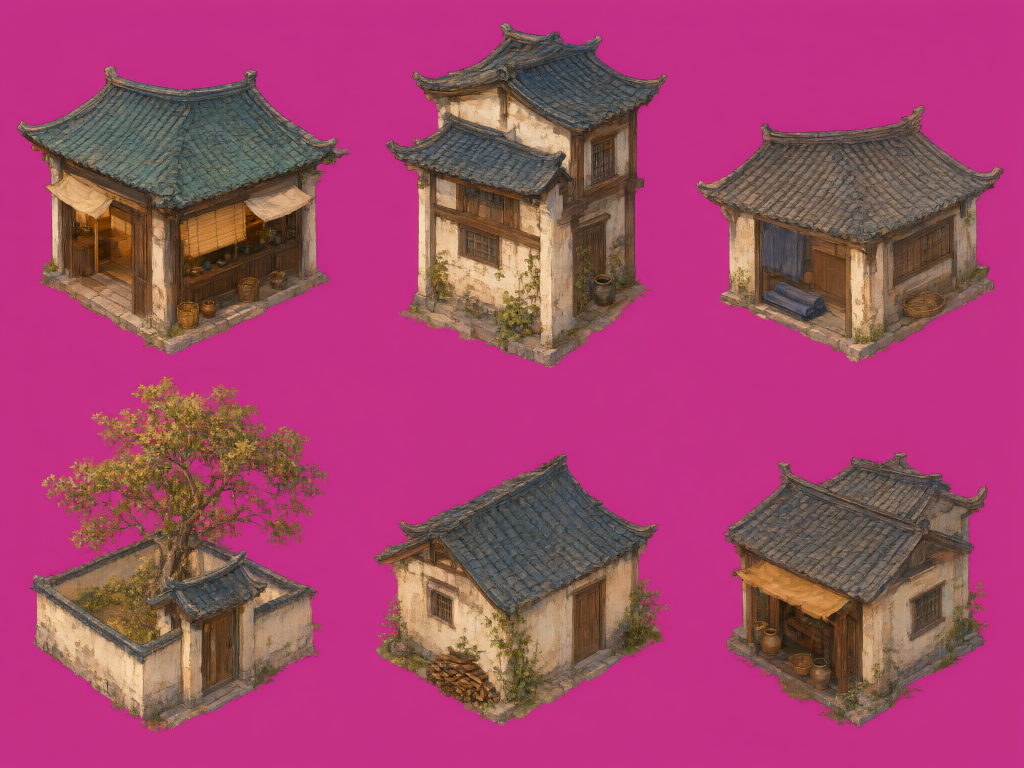
#> input picture art/source/chengdu-illustrated-street-20261112/architecture.png, 2048 x 1536 px (shown at 1/2 size)
$ python prepare_chengdu_illustrated_street.py
#> lines starting #> are read from the running program, lines starting #| are printed output that depends on the picture; after the words box and inside, x2 and y2 are one past the last pixel; in counts of white or black regions, pixels touching at a corner belong together
"""Derive deterministic RGBA architecture layers from the original Qwen atlas.
No generation or network. Pure-background colour matting; preserve source RGB
away from the boundary. The downloaded original remains unchanged.
"""
from pathlib import Path
import hashlib,json
import numpy as np
from PIL import Image
ROOT=Path(__file__).resolve().parents[2]
SOURCE=ROOT/'art/source/chengdu-illustrated-street-20261112/architecture.png'
OUT=ROOT/'assets/art/chengdu_illustrated_street_20261112'
BOXES={
 'tea_shop':(16,112,710,738), 'two_storey':(750,26,1355,740),
 'workshop':(1370,180,2035,738), 'courtyard_tree':(20,742,700,1505),
 'home':(735,885,1350,1500), 'corner_shop':(1410,880,2010,1510)}
def sha(p):return hashlib.sha256(p.read_bytes()).hexdigest()
def run():
 OUT.mkdir(parents=True,exist_ok=True)
 im=Image.open(SOURCE).convert('RGB');rows={}
#> in run, im is the input picture: PIL image 2048x1536 RGB; mean R, G, B 162.4, 68.2, 107.9
 for name,box in BOXES.items():
  rgb=np.asarray(im.crop(box)).astype(float)
  # Pink background is identifiable by hue, including holes in tree foliage.
  # Use a broad hue key, then reconstruct edge RGB against the measured matte.
  background=np.median(rgb[:12].reshape(-1,3),axis=0)
  # Key by magenta hue independently of brightness: dark magenta outlines
  # must not survive as opaque rims, particularly around tiny tree leaves.
  strength=np.minimum(rgb[...,0],rgb[...,2])-rgb[...,1]
  magenta_hue=rgb[...,0]>rgb[...,2]*.85
  alpha=np.where(magenta_hue,np.clip((10.0-strength)/8.0,0,1),1.0)
  alpha=np.where(alpha<.08,0,alpha)
  cleaned=rgb.copy()
  edge=(alpha>0)&(alpha<.999)
  cleaned[edge,2]=np.minimum(cleaned[edge,2],cleaned[edge,1]*1.1)
  cleaned[edge,0]=np.minimum(cleaned[edge,0],cleaned[edge,1]*1.35)
  a=np.round(alpha*255).astype('uint8')
  mask=a>32;ys,xs=np.where(mask)
  assert len(xs)>10000,name
  crop=(max(int(xs.min())-4,0),max(int(ys.min())-4,0),min(int(xs.max())+5,a.shape[1]),min(int(ys.max())+5,a.shape[0]))
  rgba=np.dstack([np.round(cleaned).astype('uint8'),a]);cut=Image.fromarray(rgba).crop(crop)
  # A four-pixel edge dilation supplies RGB beneath transparent texels for mipmaps.
  arr=np.asarray(cut).copy();opaque=arr[...,3]>32
  from PIL import ImageFilter
  for channel in range(3):
   dilated=np.asarray(Image.fromarray(np.where(opaque,arr[...,channel],0).astype('uint8')).filter(ImageFilter.MaxFilter(9)))
   arr[...,channel]=np.where(opaque,arr[...,channel],dilated)
  cut=Image.fromarray(arr);dest=OUT/(name+'.png');cut.save(dest)
  a=np.asarray(cut)[...,3];yy,xx=np.where(a>128)
  contact=(yy>=yy.max()-6);anchor_x=float(np.median(xx[contact]))
  rows[name]={'path':'res://'+str(dest.relative_to(ROOT)),'source_box':list(box),'crop':list(crop),'size':list(cut.size),'anchor_px':[anchor_x,float(yy.max())],'alpha_zero':int((a==0).sum()),'alpha_partial':int(((a>0)&(a<255)).sum()),'alpha_opaque':int((a==255).sum()),'sha256':sha(dest)}
#> this loop made 6 passes
#> (background, crop, anchor_x) on passes 1 to 6: ([195, 47, 133], (16, 17, 685, 600), 311), ([195, 47, 134], (19, 17, 588, 713), 329), ([195, 48, 133], (19, 27, 639, 549), 321), ([196, 47, 133], (37, 7, 639, 726), 251), ([195, 48, 133], (10, 19, 604, 569), 256), ([195, 48, 132], (36, 21, 569, 577), 270)
#> pass 1, in run, `rgb=np.asarray(im.crop(box)).astype(float)`:
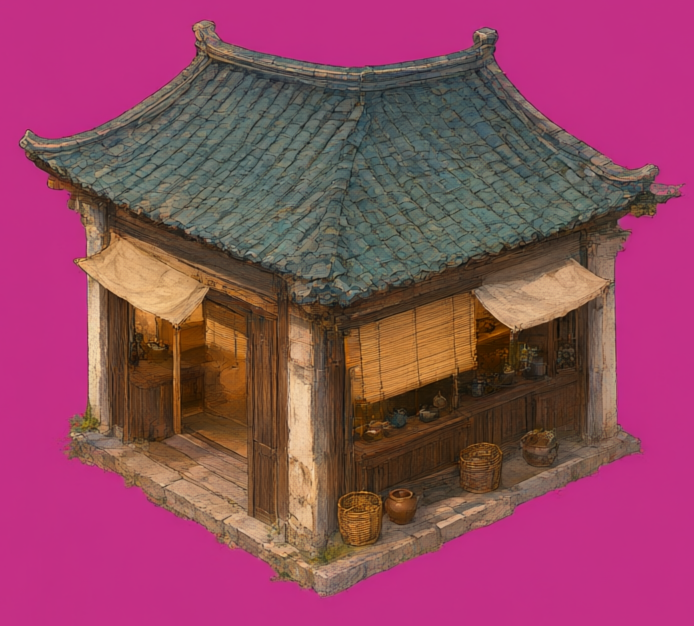
#> rgb: shape (626, 694, 3) float64; mean R, G, B 145.4, 71.2, 96.4
#> pass 1, in run, `magenta_hue=rgb[...,0]>rgb[...,2]*.85`:
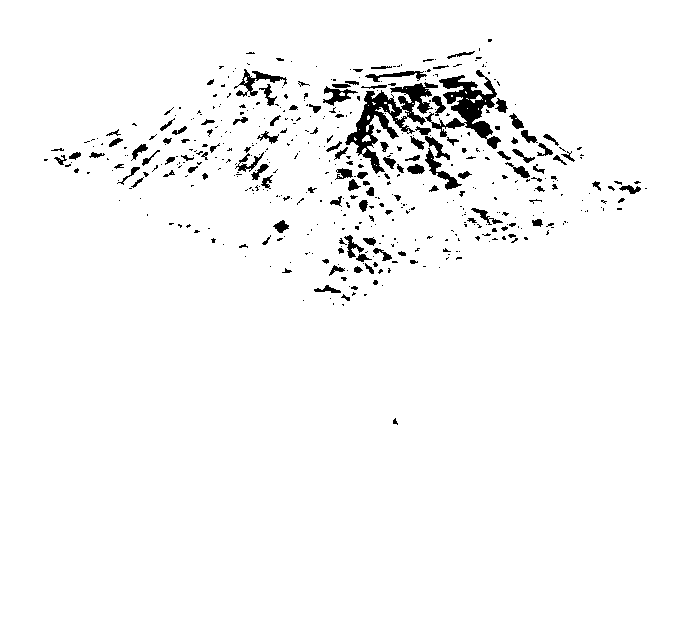
#> magenta_hue: shape (626, 694) bool; 96.8% white; 481 black regions (358 under 20 px), largest, box (x1, y1, x2, y2) and area: (345, 82, 438, 174) 2500, (425, 70, 501, 149) 1999, (234, 69, 287, 97) 410
#> pass 1, in run, `alpha=np.where(magenta_hue,np.clip((10.0-strength)/8.0,0,1),1.0)`:
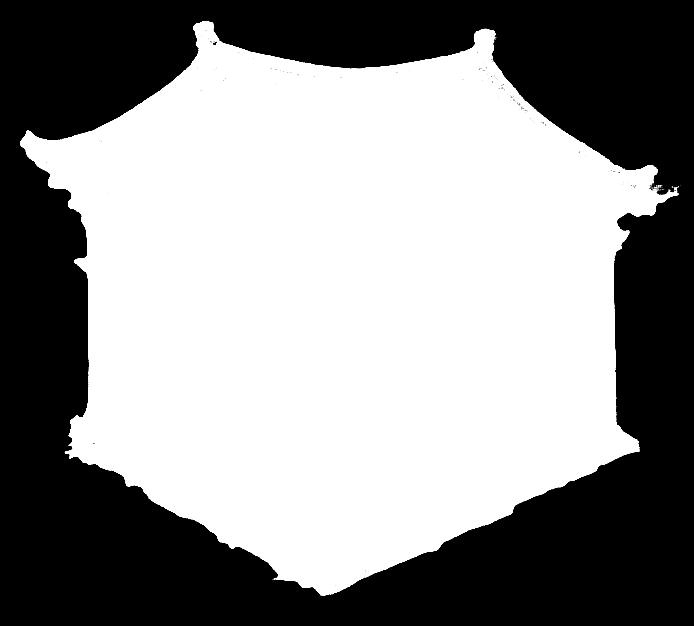
#> alpha: shape (626, 694) float64; min 0, max 1, mean 0.563
#> after the loop:
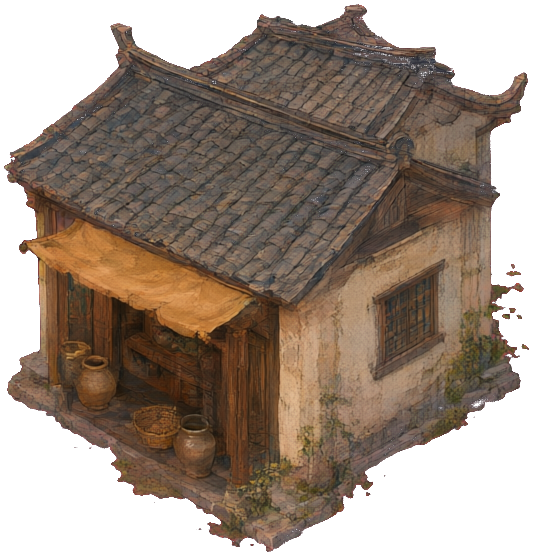
#> arr: shape (556, 533, 4); mean R, G, B, A 79.8, 63.2, 50.7, 171.2; transparent parts drawn white
#> after the loop:
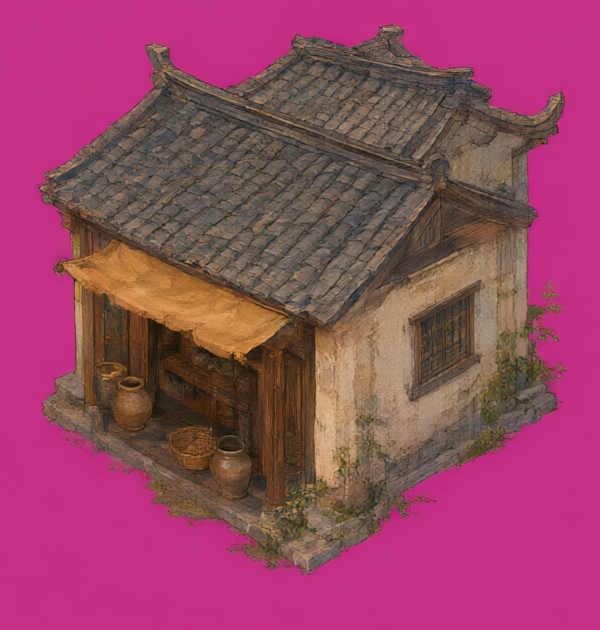
#> cleaned: shape (630, 600, 3) float64; mean R, G, B 149.7, 69, 98.5
#> after the loop: magenta_hue: shape (630, 600) bool; 99.9% white; black in thin lines or dots, all inside (x1, y1, x2, y2) = (63, 64, 486, 331)
#> after the loop: mask: shape (630, 600) bool; 52.8% white; 8 black regions (7 under 20 px), largest, box (x1, y1, x2, y2) and area: (0, 0, 600, 630) 178508
#> after the loop:
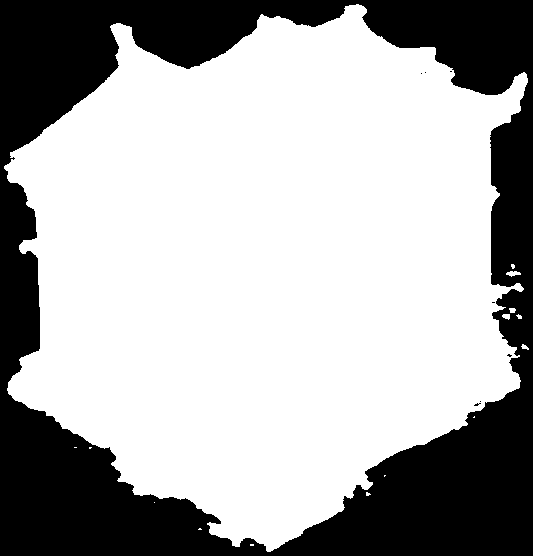
#> opaque: shape (556, 533) bool; 67.3% white; 8 black regions (7 under 20 px), largest, box (x1, y1, x2, y2) and area: (0, 0, 533, 556) 96856
#> after the loop:
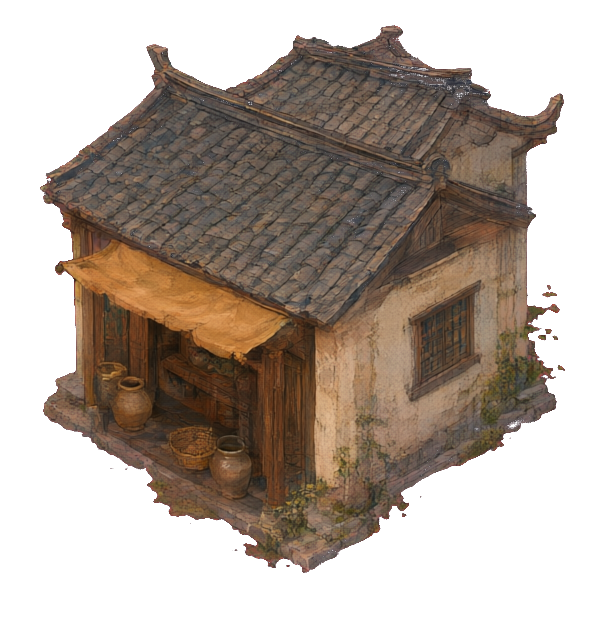
#> rgba: shape (630, 600, 4); mean R, G, B, A 149.7, 69, 98.5, 134.2; transparent parts drawn white
#> after the loop, rows = 6 items
 result={'schema_version':1,'source':str(SOURCE.relative_to(ROOT)),'source_sha256':sha(SOURCE),'method':'Measured magenta colour matte; edge unmixing; preserved interior RGB; 4px RGB dilation; explicit per-cell rectangles and bottom contact anchors. Original provider PNG unchanged.','layers':rows}
 (OUT/'layers.json').write_text(json.dumps(result,indent=2)+'\n')
 print(json.dumps({k:v['size'] for k,v in rows.items()}))
#| {"tea_shop": [669, 583], "two_storey": [569, 696], "workshop": [620, 522], "courtyard_tree": [602, 719], "home": [594, 550], "corner_shop": [533, 556]}
if __name__=='__main__':run()
